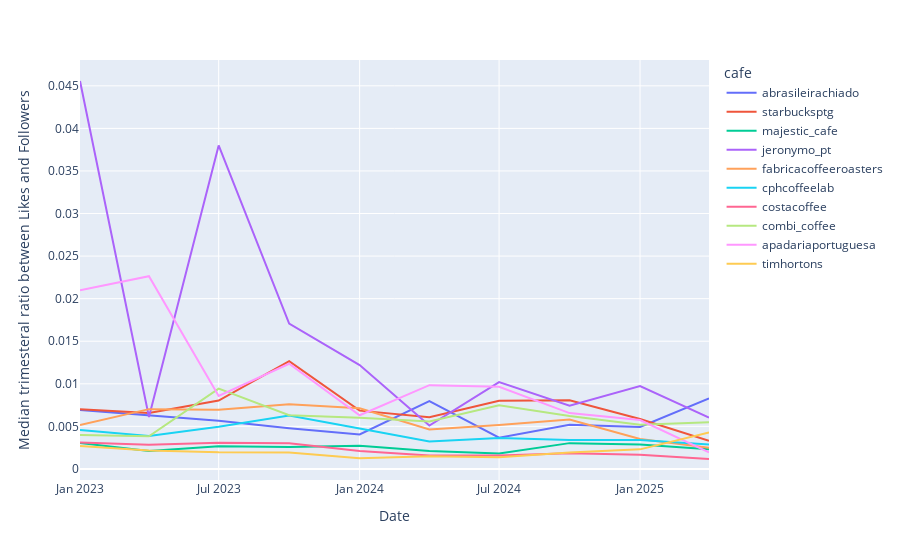

Here is the notebook cell this chart was saved with:
### Code cell
final["month"] = final["day_posted"].dt.month
final["year"] = final["day_posted"].dt.year
final["trimester"] = final["month"].apply(lambda x: (x-1)//3+1)
final = final[final["year"]>2022]
a = final[["cafe", "var", "trimester", "year"]]
a = a.groupby(["cafe", "year", "trimester"])[["var"]].median()
a = a.reset_index()
a["new_date"] = a["year"].astype(str) + "-" + a["trimester"].apply(lambda x: 1 + 3*(x-1)).astype(str) + "-01"
a["new_date"] = a["new_date"].astype("datetime64[s]")
a = a.sort_values(by="new_date")
px.line(a, x="new_date", y="var", color="cafe", labels={"var": "Median trimesteral ratio between Likes and Followers",
                                                        "new_date": "Date"})

### Figure 1 — Plotly figure (JSON) as saved in the notebook; plotly's stock layout.template omitted (floating-point values rounded to 4 significant figures)
{"data": [{"hovertemplate": "cafe=abrasileirachiado<br>Date=%{x}<br>Median trimesteral ratio between Likes and Followers=%{y}<extra></extra>", "legendgroup": "abrasileirachiado", "line": {"color": "#636efa", "dash": "solid"}, "marker": {"symbol": "circle"}, "mode": "lines", "name": "abrasileirachiado", "orientation": "v", "showlegend": true, "type": "scatter", "x": ["2023-01-01T00:00:00", "2023-04-01T00:00:00", "2023-07-01T00:00:00", "2023-10-01T00:00:00", "2024-01-01T00:00:00", "2024-04-01T00:00:00", "2024-07-01T00:00:00", "2024-10-01T00:00:00", "2025-01-01T00:00:00", "2025-04-01T00:00:00"], "xaxis": "x", "y": [0.006928, 0.006299, 0.005669, 0.004776, 0.004042, 0.007978, 0.003674, 0.005196, 0.004934, 0.008293], "yaxis": "y"}, {"hovertemplate": "cafe=starbucksptg<br>Date=%{x}<br>Median trimesteral ratio between Likes and Followers=%{y}<extra></extra>", "legendgroup": "starbucksptg", "line": {"color": "#EF553B", "dash": "solid"}, "marker": {"symbol": "circle"}, "mode": "lines", "name": "starbucksptg", "orientation": "v", "showlegend": true, "type": "scatter", "x": ["2023-01-01T00:00:00", "2023-04-01T00:00:00", "2023-07-01T00:00:00", "2023-10-01T00:00:00", "2024-01-01T00:00:00", "2024-04-01T00:00:00", "2024-07-01T00:00:00", "2024-10-01T00:00:00", "2025-01-01T00:00:00", "2025-04-01T00:00:00"], "xaxis": "x", "y": [0.00701, 0.006574, 0.008035, 0.01266, 0.006847, 0.006059, 0.008, 0.008069, 0.005861, 0.003317], "yaxis": "y"}, {"hovertemplate": "cafe=majestic_cafe<br>Date=%{x}<br>Median trimesteral ratio between Likes and Followers=%{y}<extra></extra>", "legendgroup": "majestic_cafe", "line": {"color": "#00cc96", "dash": "solid"}, "marker": {"symbol": "circle"}, "mode": "lines", "name": "majestic_cafe", "orientation": "v", "showlegend": true, "type": "scatter", "x": ["2023-01-01T00:00:00", "2023-04-01T00:00:00", "2023-07-01T00:00:00", "2023-10-01T00:00:00", "2024-01-01T00:00:00", "2024-04-01T00:00:00", "2024-07-01T00:00:00", "2024-10-01T00:00:00", "2025-01-01T00:00:00", "2025-04-01T00:00:00"], "xaxis": "x", "y": [0.003054, 0.002118, 0.00266, 0.002562, 0.002734, 0.002094, 0.001823, 0.00303, 0.002857, 0.002315], "yaxis": "y"}, {"hovertemplate": "cafe=jeronymo_pt<br>Date=%{x}<br>Median trimesteral ratio between Likes and Followers=%{y}<extra></extra>", "legendgroup": "jeronymo_pt", "line": {"color": "#ab63fa", "dash": "solid"}, "marker": {"symbol": "circle"}, "mode": "lines", "name": "jeronymo_pt", "orientation": "v", "showlegend": true, "type": "scatter", "x": ["2023-01-01T00:00:00", "2023-04-01T00:00:00", "2023-07-01T00:00:00", "2023-10-01T00:00:00", "2024-01-01T00:00:00", "2024-04-01T00:00:00", "2024-07-01T00:00:00", "2024-10-01T00:00:00", "2025-01-01T00:00:00", "2025-04-01T00:00:00"], "xaxis": "x", "y": [0.04557, 0.006101, 0.038, 0.01707, 0.0122, 0.005097, 0.01019, 0.007414, 0.009731, 0.006024], "yaxis": "y"}, {"hovertemplate": "cafe=fabricacoffeeroasters<br>Date=%{x}<br>Median trimesteral ratio between Likes and Followers=%{y}<extra></extra>", "legendgroup": "fabricacoffeeroasters", "line": {"color": "#FFA15A", "dash": "solid"}, "marker": {"symbol": "circle"}, "mode": "lines", "name": "fabricacoffeeroasters", "orientation": "v", "showlegend": true, "type": "scatter", "x": ["2023-01-01T00:00:00", "2023-04-01T00:00:00", "2023-07-01T00:00:00", "2023-10-01T00:00:00", "2024-01-01T00:00:00", "2024-04-01T00:00:00", "2024-07-01T00:00:00", "2024-10-01T00:00:00", "2025-01-01T00:00:00", "2025-04-01T00:00:00"], "xaxis": "x", "y": [0.005157, 0.007021, 0.006951, 0.007596, 0.007125, 0.004634, 0.005157, 0.005801, 0.003519, 0.002491], "yaxis": "y"}, {"hovertemplate": "cafe=cphcoffeelab<br>Date=%{x}<br>Median trimesteral ratio between Likes and Followers=%{y}<extra></extra>", "legendgroup": "cphcoffeelab", "line": {"color": "#19d3f3", "dash": "solid"}, "marker": {"symbol": "circle"}, "mode": "lines", "name": "cphcoffeelab", "orientation": "v", "showlegend": true, "type": "scatter", "x": ["2023-01-01T00:00:00", "2023-04-01T00:00:00", "2023-07-01T00:00:00", "2023-10-01T00:00:00", "2024-01-01T00:00:00", "2024-04-01T00:00:00", "2024-07-01T00:00:00", "2024-10-01T00:00:00", "2025-01-01T00:00:00", "2025-04-01T00:00:00"], "xaxis": "x", "y": [0.004565, 0.00388, 0.00495, 0.006271, 0.004749, 0.003211, 0.003629, 0.003411, 0.003411, 0.002876], "yaxis": "y"}, {"hovertemplate": "cafe=costacoffee<br>Date=%{x}<br>Median trimesteral ratio between Likes and Followers=%{y}<extra></extra>", "legendgroup": "costacoffee", "line": {"color": "#FF6692", "dash": "solid"}, "marker": {"symbol": "circle"}, "mode": "lines", "name": "costacoffee", "orientation": "v", "showlegend": true, "type": "scatter", "x": ["2023-01-01T00:00:00", "2023-04-01T00:00:00", "2023-07-01T00:00:00", "2023-10-01T00:00:00", "2024-01-01T00:00:00", "2024-04-01T00:00:00", "2024-07-01T00:00:00", "2024-10-01T00:00:00", "2025-01-01T00:00:00", "2025-04-01T00:00:00"], "xaxis": "x", "y": [0.003114, 0.002827, 0.00307, 0.003005, 0.002119, 0.001586, 0.00157, 0.001835, 0.001672, 0.001165], "yaxis": "y"}, {"hovertemplate": "cafe=combi_coffee<br>Date=%{x}<br>Median trimesteral ratio between Likes and Followers=%{y}<extra></extra>", "legendgroup": "combi_coffee", "line": {"color": "#B6E880", "dash": "solid"}, "marker": {"symbol": "circle"}, "mode": "lines", "name": "combi_coffee", "orientation": "v", "showlegend": true, "type": "scatter", "x": ["2023-01-01T00:00:00", "2023-04-01T00:00:00", "2023-07-01T00:00:00", "2023-10-01T00:00:00", "2024-01-01T00:00:00", "2024-04-01T00:00:00", "2024-07-01T00:00:00", "2024-10-01T00:00:00", "2025-01-01T00:00:00", "2025-04-01T00:00:00"], "xaxis": "x", "y": [0.003972, 0.003832, 0.009439, 0.006308, 0.006005, 0.005561, 0.007477, 0.006215, 0.005187, 0.005467], "yaxis": "y"}, {"hovertemplate": "cafe=apadariaportuguesa<br>Date=%{x}<br>Median trimesteral ratio between Likes and Followers=%{y}<extra></extra>", "legendgroup": "apadariaportuguesa", "line": {"color": "#FF97FF", "dash": "solid"}, "marker": {"symbol": "circle"}, "mode": "lines", "name": "apadariaportuguesa", "orientation": "v", "showlegend": true, "type": "scatter", "x": ["2023-01-01T00:00:00", "2023-04-01T00:00:00", "2023-07-01T00:00:00", "2023-10-01T00:00:00", "2024-01-01T00:00:00", "2024-04-01T00:00:00", "2024-07-01T00:00:00", "2024-10-01T00:00:00", "2025-01-01T00:00:00", "2025-04-01T00:00:00"], "xaxis": "x", "y": [0.02099, 0.02264, 0.008573, 0.01235, 0.006305, 0.00984, 0.009641, 0.006557, 0.00574, 0.001939], "yaxis": "y"}, {"hovertemplate": "cafe=timhortons<br>Date=%{x}<br>Median trimesteral ratio between Likes and Followers=%{y}<extra></extra>", "legendgroup": "timhortons", "line": {"color": "#FECB52", "dash": "solid"}, "marker": {"symbol": "circle"}, "mode": "lines", "name": "timhortons", "orientation": "v", "showlegend": true, "type": "scatter", "x": ["2023-01-01T00:00:00", "2023-04-01T00:00:00", "2023-07-01T00:00:00", "2023-10-01T00:00:00", "2024-01-01T00:00:00", "2024-04-01T00:00:00", "2024-07-01T00:00:00", "2024-10-01T00:00:00", "2025-01-01T00:00:00", "2025-04-01T00:00:00"], "xaxis": "x", "y": [0.002687, 0.002166, 0.001951, 0.001934, 0.001249, 0.001475, 0.001382, 0.001918, 0.002296, 0.004268], "yaxis": "y"}], "layout": {"legend": {"title": {"text": "cafe"}, "tracegroupgap": 0}, "margin": {"t": 60}, "xaxis": {"anchor": "y", "domain": [0, 1], "title": {"text": "Date"}}, "yaxis": {"anchor": "x", "domain": [0, 1], "title": {"text": "Median trimesteral ratio between Likes and Followers"}}}}
